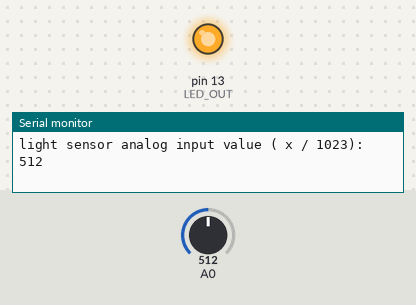
This sketch was run on a simulated Arduino Uno, built with avr-gcc and run on an emulated ATmega328P. Parts: output pins drawn as LEDs (lit = HIGH), the last lines printed to the serial monitor. Inputs (shaded band) come from the test bench; at power-on: A0 = 512.

Above: at 1.2 s.
1.3 s: A0 set to 142
4.3 s: A0 set to 117
At 5.4 s:
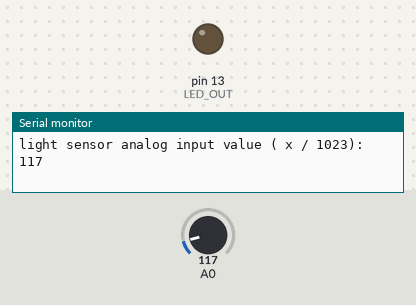
5.8 s: A0 set to 306
At 7.0 s:
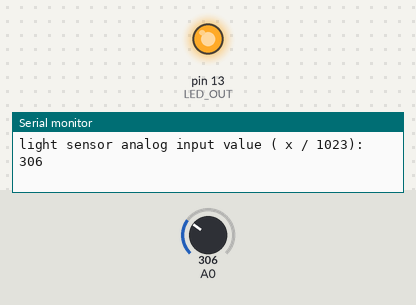
7.3 s: A0 set to 122
At 7.7 s:
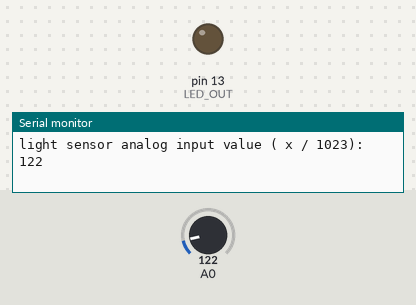
Timing chart, 0 to 10.3 s (numbered marks = the images above; inputs shaded):
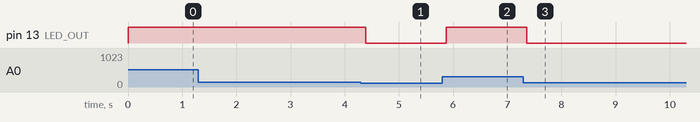

The sketch:

analog_light.ino
```cpp
#define SECOND 1000
#define LED_OUT 13

void setup() {
  Serial.begin(9600);
  pinMode(LED_OUT, OUTPUT);
}

void loop() {
  // delay(0.5 * SECOND);

  int sensor_value = analogRead(A0);

  Serial.print("light sensor analog input value ( x / 1023):  ");
  Serial.println(sensor_value);

  // analogWrite(LED_OUT, sensor_value / 4);
  analogWrite(LED_OUT, sensor_value);
}
```

Measured:
- the behaviour switches between 128 and 127 on A0 (found by bisection; images 0 and 1)
- after the input at 4.3 s, pin 13 (LED_OUT): HIGH → LOW after 0.09 s
- after the input at 5.8 s, pin 13 (LED_OUT): LOW → HIGH after 0.07 s
- after the input at 7.3 s, pin 13 (LED_OUT): HIGH → LOW after 0.06 s
